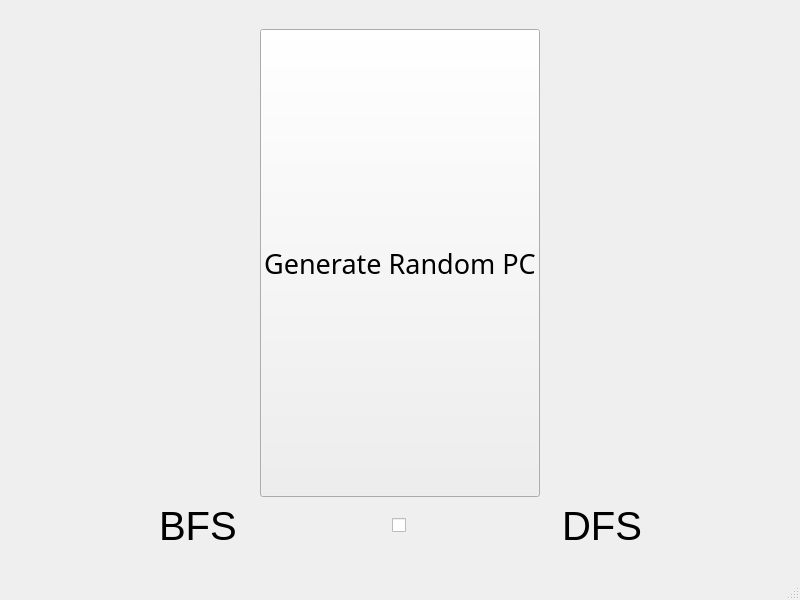
<?xml version="1.0" encoding="UTF-8"?>
<ui version="4.0">
 <class>MainWindow</class>
 <widget class="QMainWindow" name="MainWindow">
  <property name="geometry">
   <rect>
    <x>0</x>
    <y>0</y>
    <width>800</width>
    <height>600</height>
   </rect>
  </property>
  <property name="windowTitle">
   <string>MainWindow</string>
  </property>
  <widget class="QWidget" name="centralwidget">
   <layout class="QHBoxLayout" name="horizontalLayout_5">
    <item>
     <layout class="QVBoxLayout" name="verticalLayout_4">
      <item>
       <spacer name="horizontalSpacer">
        <property name="orientation">
         <enum>Qt::Horizontal</enum>
        </property>
        <property name="sizeHint" stdset="0">
         <size>
          <width>40</width>
          <height>20</height>
         </size>
        </property>
       </spacer>
      </item>
      <item>
       <layout class="QHBoxLayout" name="horizontalLayout_6">
        <item>
         <spacer name="horizontalSpacer_5">
          <property name="orientation">
           <enum>Qt::Horizontal</enum>
          </property>
          <property name="sizeHint" stdset="0">
           <size>
            <width>40</width>
            <height>20</height>
           </size>
          </property>
         </spacer>
        </item>
        <item>
         <widget class="QPushButton" name="generatePC">
          <property name="sizePolicy">
           <sizepolicy hsizetype="Expanding" vsizetype="Minimum">
            <horstretch>0</horstretch>
            <verstretch>0</verstretch>
           </sizepolicy>
          </property>
          <property name="maximumSize">
           <size>
            <width>1000</width>
            <height>500</height>
           </size>
          </property>
          <property name="font">
           <font>
            <family>Arial Black</family>
            <pointsize>20</pointsize>
            <italic>false</italic>
            <bold>false</bold>
            <kerning>true</kerning>
           </font>
          </property>
          <property name="text">
           <string>Generate Random PC</string>
          </property>
         </widget>
        </item>
        <item>
         <spacer name="horizontalSpacer_6">
          <property name="orientation">
           <enum>Qt::Horizontal</enum>
          </property>
          <property name="sizeHint" stdset="0">
           <size>
            <width>40</width>
            <height>20</height>
           </size>
          </property>
         </spacer>
        </item>
       </layout>
      </item>
      <item>
       <layout class="QHBoxLayout" name="horizontalLayout_4">
        <item>
         <spacer name="horizontalSpacer_3">
          <property name="orientation">
           <enum>Qt::Horizontal</enum>
          </property>
          <property name="sizeHint" stdset="0">
           <size>
            <width>40</width>
            <height>20</height>
           </size>
          </property>
         </spacer>
        </item>
        <item>
         <widget class="QLabel" name="labelBFS">
          <property name="sizePolicy">
           <sizepolicy hsizetype="Fixed" vsizetype="Fixed">
            <horstretch>0</horstretch>
            <verstretch>0</verstretch>
           </sizepolicy>
          </property>
          <property name="font">
           <font>
            <pointsize>30</pointsize>
           </font>
          </property>
          <property name="text">
           <string>BFS</string>
          </property>
         </widget>
        </item>
        <item>
         <spacer name="horizontalSpacer_7">
          <property name="orientation">
           <enum>Qt::Horizontal</enum>
          </property>
          <property name="sizeHint" stdset="0">
           <size>
            <width>20</width>
            <height>20</height>
           </size>
          </property>
         </spacer>
        </item>
        <item>
         <widget class="QCheckBox" name="traversalSwitch">
          <property name="sizePolicy">
           <sizepolicy hsizetype="Fixed" vsizetype="Fixed">
            <horstretch>0</horstretch>
            <verstretch>0</verstretch>
           </sizepolicy>
          </property>
          <property name="styleSheet">
           <string notr="true"/>
          </property>
          <property name="text">
           <string/>
          </property>
         </widget>
        </item>
        <item>
         <spacer name="horizontalSpacer_8">
          <property name="orientation">
           <enum>Qt::Horizontal</enum>
          </property>
          <property name="sizeHint" stdset="0">
           <size>
            <width>20</width>
            <height>20</height>
           </size>
          </property>
         </spacer>
        </item>
        <item>
         <widget class="QLabel" name="labelDFS">
          <property name="sizePolicy">
           <sizepolicy hsizetype="Fixed" vsizetype="Fixed">
            <horstretch>0</horstretch>
            <verstretch>0</verstretch>
           </sizepolicy>
          </property>
          <property name="font">
           <font>
            <pointsize>30</pointsize>
           </font>
          </property>
          <property name="text">
           <string>DFS</string>
          </property>
         </widget>
        </item>
        <item>
         <spacer name="horizontalSpacer_4">
          <property name="orientation">
           <enum>Qt::Horizontal</enum>
          </property>
          <property name="sizeHint" stdset="0">
           <size>
            <width>40</width>
            <height>20</height>
           </size>
          </property>
         </spacer>
        </item>
       </layout>
      </item>
      <item>
       <spacer name="horizontalSpacer_2">
        <property name="orientation">
         <enum>Qt::Horizontal</enum>
        </property>
        <property name="sizeHint" stdset="0">
         <size>
          <width>40</width>
          <height>20</height>
         </size>
        </property>
       </spacer>
      </item>
     </layout>
    </item>
   </layout>
  </widget>
  <widget class="QMenuBar" name="menubar">
   <property name="geometry">
    <rect>
     <x>0</x>
     <y>0</y>
     <width>800</width>
     <height>17</height>
    </rect>
   </property>
  </widget>
  <widget class="QStatusBar" name="statusbar"/>
 </widget>
 <resources/>
 <connections/>
</ui>
